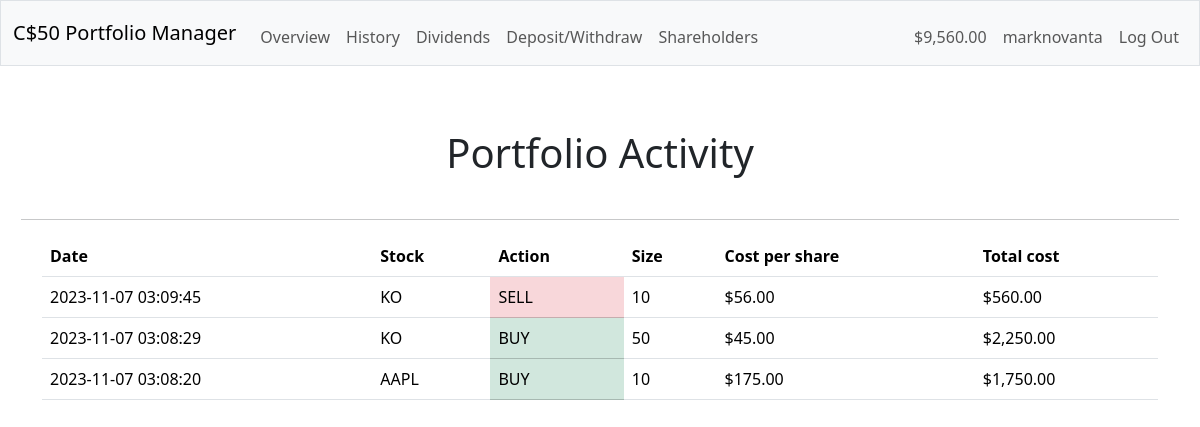
Screenshot of /history (signed in) with the database file from the repository.
### tables this page shows
CREATE TABLE users (
                id INTEGER PRIMARY KEY AUTOINCREMENT NOT NULL,
                username TEXT NOT NULL,
                hash TEXT NOT NULL,
                cash NUMERIC NOT NULL DEFAULT 0.00
            );

CREATE TABLE transactions (
                id INTEGER PRIMARY KEY AUTOINCREMENT NOT NULL,
                date DATE NOT NULL,
                user_id INTEGER NOT NULL,
                stock_id INTEGER NOT NULL,
                action TEXT NOT NULL,
                size INTEGER NOT NULL,
                cost_per_share FLOAT NOT NULL,
                cost FLOAT NOT NULL,
                FOREIGN KEY (user_id) REFERENCES users(id),
                FOREIGN KEY (stock_id) REFERENCES stocks(id)
            );

CREATE TABLE stocks (
                id INTEGER PRIMARY KEY AUTOINCREMENT NOT NULL,
                stock TEXT NOT NULL
            );

### app.py (the view)
@app.route("/history")
@login_required
def history():
    now = datetime.now().strftime("%Y-%m-%d %H:%M:%S")
    print(now)
    history = db.execute("SELECT * FROM stocks JOIN transactions ON stocks.id = transactions.stock_id WHERE user_id = ? ORDER BY date DESC;", get_user_id())
    return render_template("history.html", history=history, username=get_username(db), cash=get_cash(db))

### app.py (called while the page is built)
@app.after_request
def after_request(response):
    response.headers["Cache-Control"] = "no-cache, no-store, must-revalidate"
    response.headers["Expires"] = 0
    response.headers["Pragma"] = "no-cache"
    return response

### helpers.py (called while the page is built)
def login_required(f):
    @wraps(f)
    def decorated_function(*args, **kwargs):
        if session.get("user_id") is None:
            return redirect("/login")
        return f(*args, **kwargs)
    return decorated_function

def usd(value):
    return f"${value:,.2f}"

def get_user_id():
    return session["user_id"]

def get_username(db):
    return db.execute("SELECT username FROM users WHERE id = ?;", get_user_id())[0]["username"]

def get_cash(db):
    return float(db.execute("SELECT cash FROM users WHERE id = ?", get_user_id())[0]["cash"])

### templates/history.html (shortened to what this page needs)
{% extends "layout.html" %}
{% block main %}
    <h1 class="centered">Portfolio Activity</h1>
    <hr>
    <div class="container">
        <table class="table table-hover">
            <thead>
                <tr>
                    <th>Date</th>
                    <th>Stock</th>
                    <th>Action</th>
                    <th>Size</th>
                    <th>Cost per share</th>
                    <th>Total cost</th>
                </tr>
            </thead>
            <tbody>
                {% for a in history %}
                    <tr>
                        <td>{{ a["date"] }}</td>
                        <td>{{ a["stock"] }}</td>
                        {% if a["action"] == "BUY" %}
                            <td class="table-success">{{ a["action"] }}</td>
                        {% else %}
                            <td class="table-danger">{{ a["action"] }}</td>
                        {% endif %}
                        <td>{{ a["size"] }}</td>
                        <td>{{ a["cost_per_share"] | usd }}</td>
                        <td>{{ a["cost"] | usd }}</td>
                    </tr>
                {% endfor %}
            </tbody>
        </table>
    </div>
{% endblock %}

### templates/layout.html (shortened to what this page needs)
<!DOCTYPE html>
<html lang="en">
    <head>
        <link href="https://cdn.jsdelivr.net/npm/bootstrap@5.3.2/dist/css/bootstrap.min.css" rel="stylesheet">
        <link href="/static/styles.css" rel="stylesheet">
    </head>
    <body>
        <nav class="bg-light border navbar navbar-expand-md navbar-light">
            <div class="container-fluid">
                <a class="navbar-brand" href="/"><span class="blue">C</span><span class="red">$</span><span class="yellow">5</span><span class="green">0</span> <span class="red">Portfolio Manager</span></a>
                <div class="collapse navbar-collapse" id="navbar">
                    {% if session["user_id"] %}
                        <ul class="navbar-nav me-auto mt-2">
                            <li class="nav-item"><a class="nav-link" href="/">Overview</a></li>
                            <li class="nav-item"><a class="nav-link" href="/history">History</a></li>
                            <li class="nav-item"><a class="nav-link" href="/dividends">Dividends</a></li>
                            <li class="nav-item"><a class="nav-link" href="/d_w">Deposit/Withdraw</a></li>
                            <li class="nav-item"><a class="nav-link" href="/shareholders">Shareholders</a></li>
                        </ul>
                        <ul class="navbar-nav ms-auto mt-2">
                            <li class="nav-item"><label class="nav-link">{{ cash | usd }}</label></li>
                            <li class="nav-item"><a class="nav-link" href="/settings">{{ username }}</a></li>
                            <li class="nav-item"><a class="nav-link" href="/logout">Log Out</a></li>
                        </ul>
                    {% else %}
                        <ul class="navbar-nav ms-auto mt-2">
                            <li class="nav-item"><a class="nav-link" href="/register">Register</a></li>
                            <li class="nav-item"><a class="nav-link" href="/login">Log In</a></li>
                        </ul>
                    {% endif %}
                </div>
            </div>
        </nav>
        <main class="padding">
            {% block main %}{% endblock %}
        </main>
    </body>
</html>

### static/styles.css (style rules this page uses)
.centered { text-align: center; padding: 21px; margin: 21px; }
.padding { padding: 21px; }

### rows the page displays
users: username "marknovanta"
transactions: date "2023-11-07 03:09:45", stock "KO", action "SELL", size "10", cost_per_share "$56.00", cost "$560.00"
transactions: date "2023-11-07 03:08:29", stock "KO", action "BUY", size "50", cost_per_share "$45.00", cost "$2,250.00"
transactions: date "2023-11-07 03:08:20", stock "AAPL", action "BUY", size "10", cost_per_share "$175.00", cost "$1,750.00"

### other values shown
{{ cash | usd }} "$9,560.00"
